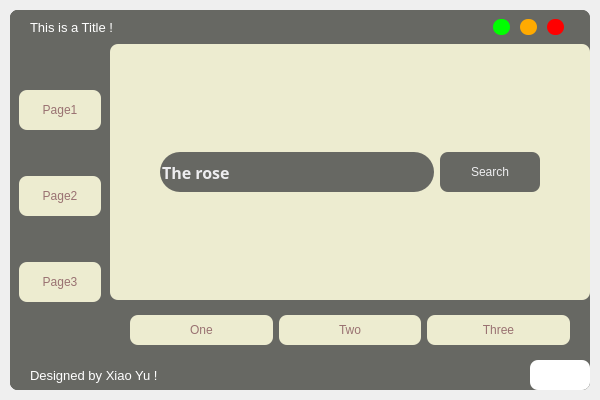
<?xml version="1.0" encoding="UTF-8"?>
<ui version="4.0">
 <class>MainWindow</class>
 <widget class="QMainWindow" name="MainWindow">
  <property name="geometry">
   <rect>
    <x>0</x>
    <y>0</y>
    <width>600</width>
    <height>400</height>
   </rect>
  </property>
  <property name="font">
   <font>
    <family>Arial Narrow</family>
    <pointsize>15</pointsize>
   </font>
  </property>
  <property name="windowTitle">
   <string>MainWindow</string>
  </property>
  <widget class="QWidget" name="centralwidget">
   <property name="minimumSize">
    <size>
     <width>600</width>
     <height>400</height>
    </size>
   </property>
   <property name="styleSheet">
    <string notr="true"/>
   </property>
   <layout class="QVBoxLayout" name="drap_shadow_layout">
    <property name="spacing">
     <number>0</number>
    </property>
    <property name="leftMargin">
     <number>10</number>
    </property>
    <property name="topMargin">
     <number>10</number>
    </property>
    <property name="rightMargin">
     <number>10</number>
    </property>
    <property name="bottomMargin">
     <number>10</number>
    </property>
    <item>
     <widget class="QFrame" name="drap_shadow_frame">
      <property name="styleSheet">
       <string notr="true">background-color: rgb(103, 104, 99);
border-radius:8px;</string>
      </property>
      <property name="frameShape">
       <enum>QFrame::NoFrame</enum>
      </property>
      <property name="frameShadow">
       <enum>QFrame::Raised</enum>
      </property>
      <property name="lineWidth">
       <number>0</number>
      </property>
      <layout class="QVBoxLayout" name="verticalLayout">
       <property name="spacing">
        <number>0</number>
       </property>
       <property name="leftMargin">
        <number>0</number>
       </property>
       <property name="topMargin">
        <number>0</number>
       </property>
       <property name="rightMargin">
        <number>0</number>
       </property>
       <property name="bottomMargin">
        <number>0</number>
       </property>
       <item>
        <widget class="QFrame" name="title_bar">
         <property name="maximumSize">
          <size>
           <width>16777215</width>
           <height>50</height>
          </size>
         </property>
         <property name="autoFillBackground">
          <bool>false</bool>
         </property>
         <property name="styleSheet">
          <string notr="true"/>
         </property>
         <property name="frameShape">
          <enum>QFrame::NoFrame</enum>
         </property>
         <property name="frameShadow">
          <enum>QFrame::Raised</enum>
         </property>
         <layout class="QHBoxLayout" name="horizontalLayout">
          <property name="spacing">
           <number>0</number>
          </property>
          <property name="leftMargin">
           <number>0</number>
          </property>
          <property name="topMargin">
           <number>0</number>
          </property>
          <property name="rightMargin">
           <number>10</number>
          </property>
          <property name="bottomMargin">
           <number>0</number>
          </property>
          <item>
           <widget class="QFrame" name="frame_title">
            <property name="font">
             <font>
              <family>Agency FB</family>
              <pointsize>17</pointsize>
             </font>
            </property>
            <property name="styleSheet">
             <string notr="true"/>
            </property>
            <property name="frameShape">
             <enum>QFrame::StyledPanel</enum>
            </property>
            <property name="frameShadow">
             <enum>QFrame::Raised</enum>
            </property>
            <layout class="QVBoxLayout" name="verticalLayout_2">
             <property name="spacing">
              <number>0</number>
             </property>
             <property name="leftMargin">
              <number>20</number>
             </property>
             <property name="topMargin">
              <number>0</number>
             </property>
             <property name="rightMargin">
              <number>0</number>
             </property>
             <property name="bottomMargin">
              <number>0</number>
             </property>
             <item>
              <widget class="QLabel" name="label_title">
               <property name="font">
                <font>
                 <family>Arial</family>
                 <pointsize>10</pointsize>
                 <bold>false</bold>
                </font>
               </property>
               <property name="styleSheet">
                <string notr="true">color: rgb(255, 255, 255);
</string>
               </property>
               <property name="frameShape">
                <enum>QFrame::Box</enum>
               </property>
               <property name="lineWidth">
                <number>0</number>
               </property>
               <property name="text">
                <string>This is a Title !</string>
               </property>
              </widget>
             </item>
            </layout>
           </widget>
          </item>
          <item>
           <widget class="QFrame" name="frame_btns">
            <property name="maximumSize">
             <size>
              <width>100</width>
              <height>16777215</height>
             </size>
            </property>
            <property name="styleSheet">
             <string notr="true"/>
            </property>
            <property name="frameShape">
             <enum>QFrame::NoFrame</enum>
            </property>
            <property name="frameShadow">
             <enum>QFrame::Raised</enum>
            </property>
            <layout class="QHBoxLayout" name="horizontalLayout_2">
             <item>
              <widget class="QPushButton" name="btn_maximize">
               <property name="minimumSize">
                <size>
                 <width>16</width>
                 <height>16</height>
                </size>
               </property>
               <property name="maximumSize">
                <size>
                 <width>17</width>
                 <height>17</height>
                </size>
               </property>
               <property name="toolTip">
                <string>Maximize</string>
               </property>
               <property name="styleSheet">
                <string notr="true">#btn_maximize{border-radius:8px;background-color: rgb(0, 255, 0);}
#btn_maximize:hover{background-color: rgba(0, 255, 0, 150);
}</string>
               </property>
               <property name="text">
                <string/>
               </property>
              </widget>
             </item>
             <item>
              <widget class="QPushButton" name="btn_minimize">
               <property name="minimumSize">
                <size>
                 <width>16</width>
                 <height>16</height>
                </size>
               </property>
               <property name="maximumSize">
                <size>
                 <width>17</width>
                 <height>17</height>
                </size>
               </property>
               <property name="styleSheet">
                <string notr="true">#btn_minimize{border-radius:8px;background-color: rgb(255, 170, 0);
}
#btn_minimize:hover{background-color: rgba(255, 170, 0, 150);
}</string>
               </property>
               <property name="text">
                <string/>
               </property>
              </widget>
             </item>
             <item>
              <widget class="QPushButton" name="btn_close">
               <property name="minimumSize">
                <size>
                 <width>16</width>
                 <height>16</height>
                </size>
               </property>
               <property name="maximumSize">
                <size>
                 <width>17</width>
                 <height>17</height>
                </size>
               </property>
               <property name="styleSheet">
                <string notr="true">#btn_close{border-radius:8px;background-color: rgb(255, 0, 0);
}
#btn_close:hover{background-color: rgba(255, 0, 0, 150);
}</string>
               </property>
               <property name="text">
                <string/>
               </property>
              </widget>
             </item>
            </layout>
           </widget>
          </item>
         </layout>
        </widget>
       </item>
       <item>
        <widget class="QFrame" name="content_bar">
         <property name="font">
          <font>
           <pointsize>11</pointsize>
           <bold>true</bold>
          </font>
         </property>
         <property name="styleSheet">
          <string notr="true"/>
         </property>
         <property name="frameShape">
          <enum>QFrame::NoFrame</enum>
         </property>
         <property name="frameShadow">
          <enum>QFrame::Raised</enum>
         </property>
         <property name="lineWidth">
          <number>0</number>
         </property>
         <layout class="QVBoxLayout" name="verticalLayout_4">
          <property name="spacing">
           <number>0</number>
          </property>
          <property name="leftMargin">
           <number>0</number>
          </property>
          <property name="topMargin">
           <number>0</number>
          </property>
          <property name="rightMargin">
           <number>0</number>
          </property>
          <property name="bottomMargin">
           <number>0</number>
          </property>
          <item>
           <layout class="QHBoxLayout" name="horizontalLayout_4">
            <property name="spacing">
             <number>0</number>
            </property>
            <item>
             <widget class="QWidget" name="widget" native="true">
              <property name="sizePolicy">
               <sizepolicy hsizetype="Fixed" vsizetype="Preferred">
                <horstretch>0</horstretch>
                <verstretch>0</verstretch>
               </sizepolicy>
              </property>
              <property name="minimumSize">
               <size>
                <width>100</width>
                <height>0</height>
               </size>
              </property>
              <property name="maximumSize">
               <size>
                <width>200</width>
                <height>16777215</height>
               </size>
              </property>
              <property name="styleSheet">
               <string notr="true"/>
              </property>
              <layout class="QVBoxLayout" name="verticalLayout_7">
               <property name="spacing">
                <number>0</number>
               </property>
               <property name="topMargin">
                <number>0</number>
               </property>
               <item>
                <widget class="QPushButton" name="Page1_button">
                 <property name="minimumSize">
                  <size>
                   <width>0</width>
                   <height>40</height>
                  </size>
                 </property>
                 <property name="maximumSize">
                  <size>
                   <width>100</width>
                   <height>16777215</height>
                  </size>
                 </property>
                 <property name="styleSheet">
                  <string notr="true">#Page1_button{color: rgb(153, 113, 113);background-color: rgb(237, 236, 208);}
#Page1_button:hover{background-color: rgb(220, 227, 235);}
#Page1_button:pressed{padding-top:5px;padding-left:5px;}</string>
                 </property>
                 <property name="text">
                  <string>Page1</string>
                 </property>
                </widget>
               </item>
               <item>
                <widget class="QPushButton" name="Page2_button">
                 <property name="minimumSize">
                  <size>
                   <width>0</width>
                   <height>40</height>
                  </size>
                 </property>
                 <property name="maximumSize">
                  <size>
                   <width>100</width>
                   <height>16777215</height>
                  </size>
                 </property>
                 <property name="styleSheet">
                  <string notr="true">#Page2_button{color: rgb(153, 113, 113);background-color: rgb(237, 236, 208);}
#Page2_button:hover{background-color: rgb(220, 227, 235);}
#Page2_button:pressed{padding-top:5px;padding-left:5px;}



</string>
                 </property>
                 <property name="text">
                  <string>Page2</string>
                 </property>
                </widget>
               </item>
               <item>
                <widget class="QPushButton" name="Page3_button">
                 <property name="minimumSize">
                  <size>
                   <width>0</width>
                   <height>40</height>
                  </size>
                 </property>
                 <property name="maximumSize">
                  <size>
                   <width>100</width>
                   <height>16777215</height>
                  </size>
                 </property>
                 <property name="styleSheet">
                  <string notr="true">#Page3_button{color: rgb(153, 113, 113);background-color: rgb(237, 236, 208);}
#Page3_button:hover{background-color: rgb(220, 227, 235);}
#Page3_button:pressed{padding-top:5px;padding-left:5px;}



</string>
                 </property>
                 <property name="text">
                  <string>Page3</string>
                 </property>
                </widget>
               </item>
              </layout>
             </widget>
            </item>
            <item>
             <widget class="QWidget" name="widget_2" native="true">
              <layout class="QVBoxLayout" name="verticalLayout_5">
               <property name="spacing">
                <number>0</number>
               </property>
               <property name="leftMargin">
                <number>0</number>
               </property>
               <property name="topMargin">
                <number>0</number>
               </property>
               <property name="rightMargin">
                <number>0</number>
               </property>
               <property name="bottomMargin">
                <number>0</number>
               </property>
               <item>
                <widget class="QStackedWidget" name="stackedWidget">
                 <property name="currentIndex">
                  <number>0</number>
                 </property>
                 <widget class="QWidget" name="page_1">
                  <layout class="QVBoxLayout" name="verticalLayout_6">
                   <property name="spacing">
                    <number>0</number>
                   </property>
                   <property name="leftMargin">
                    <number>0</number>
                   </property>
                   <property name="topMargin">
                    <number>0</number>
                   </property>
                   <property name="rightMargin">
                    <number>0</number>
                   </property>
                   <property name="bottomMargin">
                    <number>0</number>
                   </property>
                   <item>
                    <widget class="QWidget" name="widget_3" native="true">
                     <property name="styleSheet">
                      <string notr="true">background-color: rgb(237, 236, 208);</string>
                     </property>
                     <layout class="QHBoxLayout" name="horizontalLayout_6">
                      <property name="leftMargin">
                       <number>50</number>
                      </property>
                      <property name="rightMargin">
                       <number>50</number>
                      </property>
                      <item>
                       <widget class="QLineEdit" name="Search_con">
                        <property name="minimumSize">
                         <size>
                          <width>0</width>
                          <height>40</height>
                         </size>
                        </property>
                        <property name="maximumSize">
                         <size>
                          <width>16777215</width>
                          <height>16777215</height>
                         </size>
                        </property>
                        <property name="font">
                         <font>
                          <family>Yu Gothic UI Semilight</family>
                          <pointsize>12</pointsize>
                          <bold>true</bold>
                          <underline>false</underline>
                         </font>
                        </property>
                        <property name="styleSheet">
                         <string notr="true">background-color: rgb(103, 104, 99);
border-radius:20px;
color: rgb(237, 237, 239);</string>
                        </property>
                        <property name="text">
                         <string>The rose</string>
                        </property>
                       </widget>
                      </item>
                      <item>
                       <widget class="QPushButton" name="Search_but">
                        <property name="minimumSize">
                         <size>
                          <width>100</width>
                          <height>40</height>
                         </size>
                        </property>
                        <property name="styleSheet">
                         <string notr="true">#Search_but{color: rgb(237, 237, 239);background-color: rgb(103, 104, 99);}
#Search_but:hover{color: rgb(103, 104, 99);background-color: rgb(214, 182, 171);}


#Search_but:pressed{padding-top:5px;padding-left:5px;}</string>
                        </property>
                        <property name="text">
                         <string>Search</string>
                        </property>
                       </widget>
                      </item>
                     </layout>
                    </widget>
                   </item>
                   <item>
                    <widget class="QWidget" name="widget_4" native="true">
                     <property name="minimumSize">
                      <size>
                       <width>0</width>
                       <height>0</height>
                      </size>
                     </property>
                     <property name="maximumSize">
                      <size>
                       <width>16777215</width>
                       <height>60</height>
                      </size>
                     </property>
                     <property name="styleSheet">
                      <string notr="true"/>
                     </property>
                     <layout class="QHBoxLayout" name="horizontalLayout_5">
                      <property name="leftMargin">
                       <number>20</number>
                      </property>
                      <property name="rightMargin">
                       <number>20</number>
                      </property>
                      <item>
                       <widget class="QPushButton" name="Page1_but1">
                        <property name="maximumSize">
                         <size>
                          <width>300</width>
                          <height>30</height>
                         </size>
                        </property>
                        <property name="styleSheet">
                         <string notr="true">#Page1_but1{color: rgb(153, 113, 113);background-color: rgb(237, 236, 208);}
#Page1_but1:hover{background-color: rgb(220, 227, 235);}
#Page1_but1:pressed{padding-top:5px;padding-left:5px;}







</string>
                        </property>
                        <property name="text">
                         <string>One</string>
                        </property>
                       </widget>
                      </item>
                      <item>
                       <widget class="QPushButton" name="Page1_but2">
                        <property name="maximumSize">
                         <size>
                          <width>300</width>
                          <height>30</height>
                         </size>
                        </property>
                        <property name="styleSheet">
                         <string notr="true">#Page1_but2{color: rgb(153, 113, 113);background-color: rgb(237, 236, 208);}
#Page1_but2:hover{background-color: rgb(220, 227, 235);}
#Page1_but2:pressed{padding-top:5px;padding-left:5px;}




</string>
                        </property>
                        <property name="text">
                         <string>Two</string>
                        </property>
                       </widget>
                      </item>
                      <item>
                       <widget class="QPushButton" name="Page1_but3">
                        <property name="maximumSize">
                         <size>
                          <width>300</width>
                          <height>30</height>
                         </size>
                        </property>
                        <property name="styleSheet">
                         <string notr="true">#Page1_but3{color: rgb(153, 113, 113);background-color: rgb(237, 236, 208);}
#Page1_but3:hover{background-color: rgb(220, 227, 235);}
#Page1_but3:pressed{padding-top:5px;padding-left:5px;}
</string>
                        </property>
                        <property name="text">
                         <string>Three</string>
                        </property>
                       </widget>
                      </item>
                     </layout>
                    </widget>
                   </item>
                  </layout>
                 </widget>
                 <widget class="QWidget" name="page_2">
                  <widget class="QLabel" name="label">
                   <property name="geometry">
                    <rect>
                     <x>170</x>
                     <y>10</y>
                     <width>111</width>
                     <height>51</height>
                    </rect>
                   </property>
                   <property name="font">
                    <font>
                     <pointsize>13</pointsize>
                    </font>
                   </property>
                   <property name="styleSheet">
                    <string notr="true">color: rgb(153, 113, 113);background-color: rgb(237, 236, 208);</string>
                   </property>
                   <property name="text">
                    <string>Page2</string>
                   </property>
                   <property name="alignment">
                    <set>Qt::AlignCenter</set>
                   </property>
                  </widget>
                 </widget>
                 <widget class="QWidget" name="page_3">
                  <widget class="QLabel" name="label_2">
                   <property name="geometry">
                    <rect>
                     <x>170</x>
                     <y>10</y>
                     <width>111</width>
                     <height>51</height>
                    </rect>
                   </property>
                   <property name="font">
                    <font>
                     <pointsize>13</pointsize>
                    </font>
                   </property>
                   <property name="styleSheet">
                    <string notr="true">color: rgb(153, 113, 113);background-color: rgb(237, 236, 208);</string>
                   </property>
                   <property name="text">
                    <string>Page3</string>
                   </property>
                   <property name="alignment">
                    <set>Qt::AlignCenter</set>
                   </property>
                  </widget>
                 </widget>
                </widget>
               </item>
              </layout>
             </widget>
            </item>
           </layout>
          </item>
         </layout>
        </widget>
       </item>
       <item>
        <widget class="QFrame" name="credits_bar">
         <property name="minimumSize">
          <size>
           <width>0</width>
           <height>30</height>
          </size>
         </property>
         <property name="maximumSize">
          <size>
           <width>16777215</width>
           <height>30</height>
          </size>
         </property>
         <property name="styleSheet">
          <string notr="true"/>
         </property>
         <property name="frameShape">
          <enum>QFrame::StyledPanel</enum>
         </property>
         <property name="frameShadow">
          <enum>QFrame::Raised</enum>
         </property>
         <layout class="QHBoxLayout" name="horizontalLayout_3">
          <property name="spacing">
           <number>0</number>
          </property>
          <property name="leftMargin">
           <number>0</number>
          </property>
          <property name="topMargin">
           <number>0</number>
          </property>
          <property name="rightMargin">
           <number>0</number>
          </property>
          <property name="bottomMargin">
           <number>0</number>
          </property>
          <item>
           <widget class="QFrame" name="frame_label_credits">
            <property name="maximumSize">
             <size>
              <width>16777215</width>
              <height>50</height>
             </size>
            </property>
            <property name="styleSheet">
             <string notr="true"/>
            </property>
            <property name="frameShape">
             <enum>QFrame::StyledPanel</enum>
            </property>
            <property name="frameShadow">
             <enum>QFrame::Raised</enum>
            </property>
            <layout class="QVBoxLayout" name="verticalLayout_3">
             <property name="spacing">
              <number>0</number>
             </property>
             <property name="leftMargin">
              <number>20</number>
             </property>
             <property name="topMargin">
              <number>0</number>
             </property>
             <property name="rightMargin">
              <number>0</number>
             </property>
             <property name="bottomMargin">
              <number>0</number>
             </property>
             <item>
              <widget class="QLabel" name="label_credits">
               <property name="font">
                <font>
                 <family>Arial</family>
                 <pointsize>10</pointsize>
                 <bold>false</bold>
                </font>
               </property>
               <property name="styleSheet">
                <string notr="true">color: rgb(255, 255, 255);</string>
               </property>
               <property name="text">
                <string>Designed by Xiao Yu !</string>
               </property>
              </widget>
             </item>
            </layout>
           </widget>
          </item>
          <item>
           <widget class="QFrame" name="frame_grip">
            <property name="minimumSize">
             <size>
              <width>30</width>
              <height>30</height>
             </size>
            </property>
            <property name="maximumSize">
             <size>
              <width>60</width>
              <height>30</height>
             </size>
            </property>
            <property name="styleSheet">
             <string notr="true">background-color: rgb(255, 255, 255);</string>
            </property>
            <property name="frameShape">
             <enum>QFrame::StyledPanel</enum>
            </property>
            <property name="frameShadow">
             <enum>QFrame::Raised</enum>
            </property>
           </widget>
          </item>
         </layout>
        </widget>
       </item>
      </layout>
     </widget>
    </item>
   </layout>
  </widget>
 </widget>
 <resources/>
 <connections>
  <connection>
   <sender>btn_close</sender>
   <signal>clicked()</signal>
   <receiver>MainWindow</receiver>
   <slot>close()</slot>
   <hints>
    <hint type="sourcelabel">
     <x>886</x>
     <y>36</y>
    </hint>
    <hint type="destinationlabel">
     <x>810</x>
     <y>71</y>
    </hint>
   </hints>
  </connection>
  <connection>
   <sender>btn_minimize</sender>
   <signal>clicked()</signal>
   <receiver>MainWindow</receiver>
   <slot>showMinimized()</slot>
   <hints>
    <hint type="sourcelabel">
     <x>859</x>
     <y>31</y>
    </hint>
    <hint type="destinationlabel">
     <x>810</x>
     <y>91</y>
    </hint>
   </hints>
  </connection>
 </connections>
</ui>
